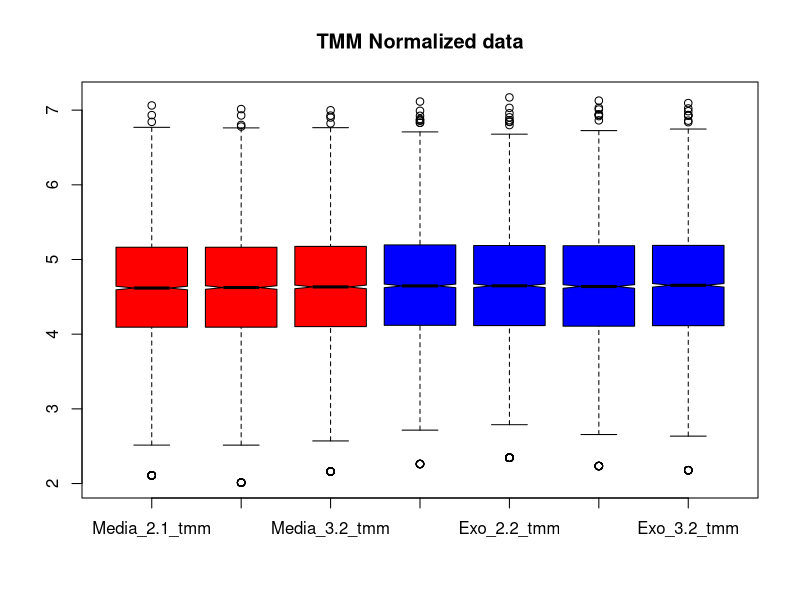
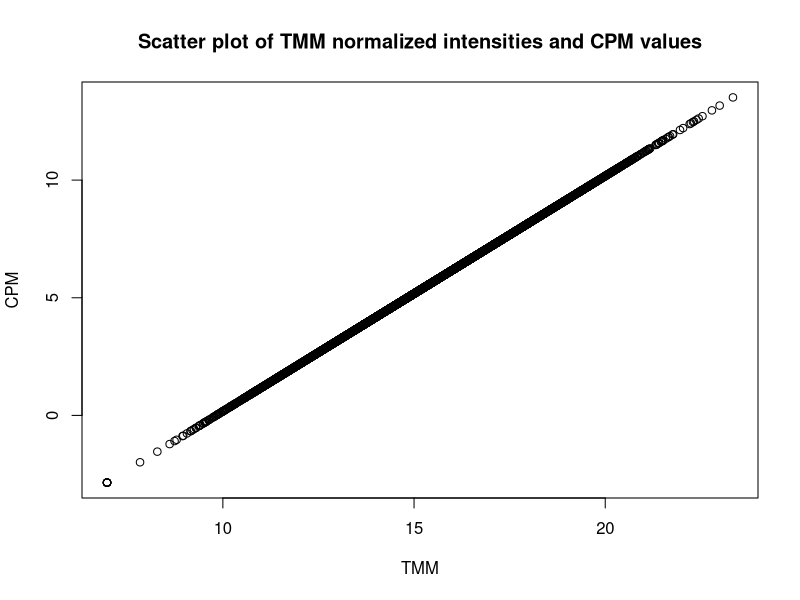
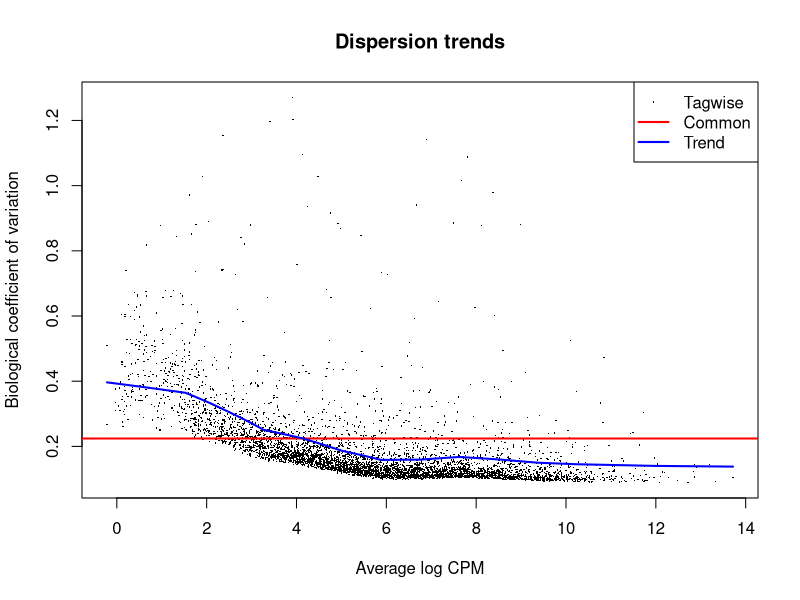
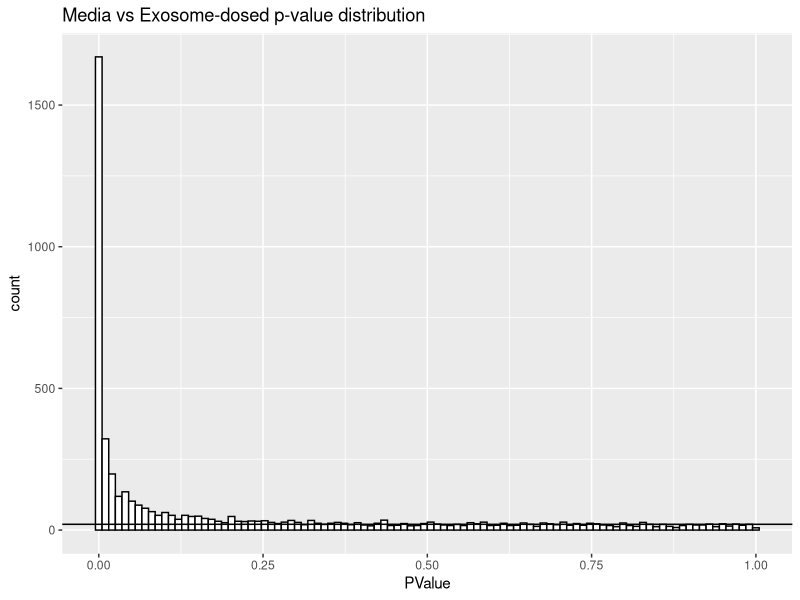
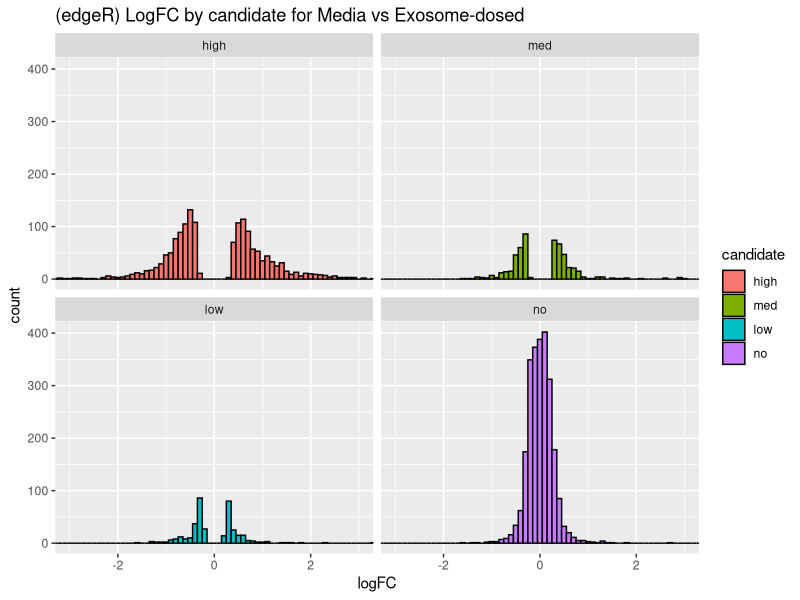
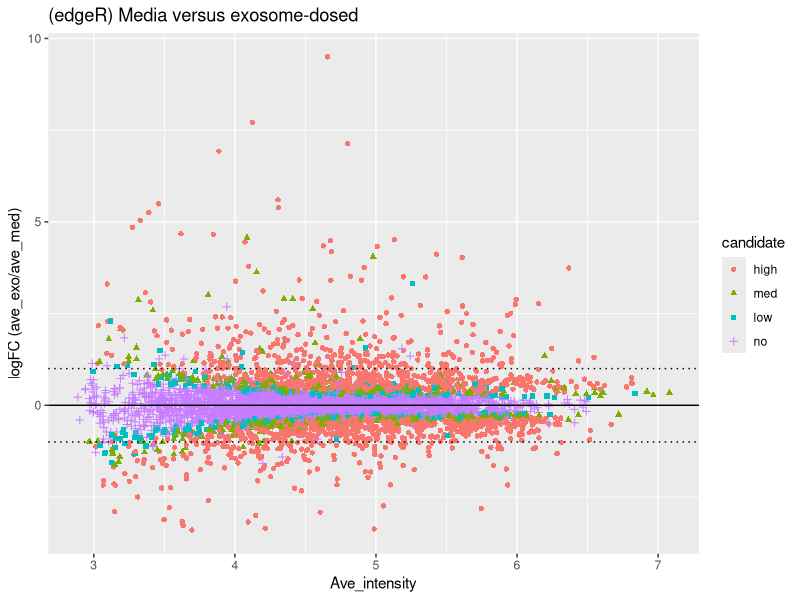
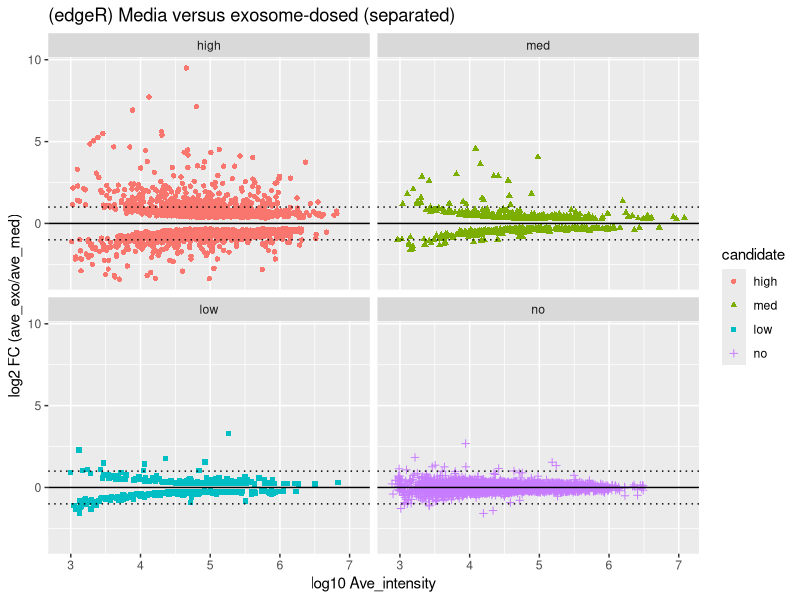
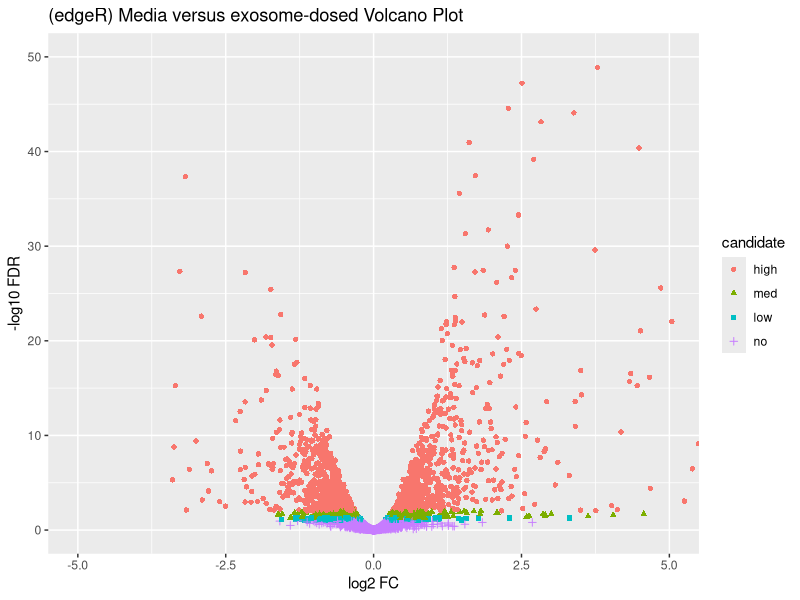

Write the R code that produced these figures, in order.

# load libraries
library("tidyverse")
library("psych")
library("gridExtra")
library("scales")
library("limma") 
library("edgeR") 

# read the grouped protein summary file
paw_raw <- read_tsv("grouped_protein_summary_TMT_8_sorted.txt", skip = 4,
                    n_max = 5427, guess_max = 5427)

# extract protein accession column and TMT data
# need to exclude any rows with an entry in "Filter" column
# there are also 4 unused channels (of 11-plex slots)
paw_tmt <- paw_raw %>% 
  filter(., is.na(Filter)) %>%
  select(Accession, starts_with("TotInt_")) %>%
  select(-contains("127N"), -contains("128N"), -contains("130N"), -contains("131C"))

# separate accessions from the data
accession <- paw_tmt$Accession
paw_tmt <- paw_tmt %>% select(-Accession)

# rename the columns and gather the conditions
colnames(paw_tmt) <- c("Media_2.1", "Exo_2.1", "Exo_2.2", "Media_2.2",
                      "Exo_3.1", "Exo_3.2", "Media_3.2")
paw_tmt <- paw_tmt %>% select(contains("Media"), contains("Exo"))

head(paw_tmt)
nrow(paw_tmt)

# define the experimental groups
group <- c(rep("media", 3), rep("exosome", 4))

# define a scale parameter for playing purposes
scale <- 1.0

# load the data in DGEList object
y <- DGEList(counts = paw_tmt/scale, group = group, genes = accession)
y$samples

# run the TMM normalization
y <- calcNormFactors(y)

# set colors for plotting
color <- c(rep("red", 3), rep("blue", 4))

# function to compute the normalized intensities
apply_tmm_factors <- function(y, color = NULL, plot = TRUE) {
    # computes the tmm normalized data from the DGEList object
        # y - DGEList object
        # returns a dataframe with normalized intensities
    
    # compute grand total (library size) scalings
    lib_facs <- mean(y$samples$lib.size) / y$samples$lib.size

    # the TMM factors are library adjustment factors (so divide by them)
    norm_facs <- lib_facs / y$samples$norm.factors
    cat("Overall Factors (lib.size+TMM):\n", sprintf("%-5s -> %f\n", 
                                                     colnames(y$counts), norm_facs))

    # compute the normalized data as a new data frame
    tmt_tmm <- as.data.frame(sweep(y$counts, 2, norm_facs, FUN = "*"))
    colnames(tmt_tmm) <- str_c(colnames(y$counts), "_tmm")
    
    # visualize results and return data frame
    if(plot == TRUE) {
        boxplot(log10(tmt_tmm), col = color, notch = TRUE, main = "TMM Normalized data")
    }
    tmt_tmm
}

# get the normalized data values
paw_tmt_tmm <- apply_tmm_factors(y, color)

# get the cpm matrix and the log2 cpm matrix
cpm_tmt <- cpm(y, log = FALSE)
lcpm <- cpm(y, log = TRUE)

# check lcpm
class(lcpm)
head(lcpm)

# see how media samples correlate
x <- data.frame(log2(rowMeans(paw_tmt_tmm[, 1:3])), log2(rowMeans(cpm_tmt[, 1:3])))
colnames(x) <- c('TMM', 'CPM')
plot(x, main = "Scatter plot of TMM normalized intensities and CPM values")

# we need to get the trended dispersion estimates
y <- estimateDisp(y)
plotBCV(y, main = "Dispersion trends")

collect_results <- function(df, tt, x, xlab, y, ylab) {
    # Computes new columns and extracts some columns to make results frame
        # df - data in data.frame
        # tt - top tags from edgeR test
        # x - columns for first condition
        # xlab - label for x
        # y - columns for second condition
        # ylab - label for y
        # returns a new dataframe
    
    # condition average vectors
    ave_x <- rowMeans(df[x])
    ave_y <- rowMeans(df[y])
    
    # FC, direction, candidates
    fc <- ifelse(ave_y > ave_x, (ave_y / ave_x), (-1 * ave_x / ave_y))
    direction <- ifelse(ave_y > ave_x, "up", "down")
    candidate <- cut(tt$FDR, breaks = c(-Inf, 0.01, 0.05, 0.10, 1.0), 
                     labels = c("high", "med", "low", "no"))

    # make data frame
    temp <- cbind(df[c(x, y)], data.frame(logFC = tt$logFC, FC = fc, 
                                          PValue = tt$PValue, FDR = tt$FDR, 
                                          ave_x = ave_x, ave_y = ave_y, 
                                          direction = direction, candidate = candidate, 
                                          Acc = tt$genes)) 
    
    # fix column headers for averages
    names(temp)[names(temp) %in% c("ave_x", "ave_y")]  <- str_c("ave_", c(xlab, ylab))    
    
    temp # return the data frame
}

# compute the exact test models, p-values, FC, etc.
et <- exactTest(y, pair = c("media", "exosome"))

# define variables for the columns in each condition
M <- 1:3
E <- 4:7

# make the results table 
tt <- topTags(et, n = Inf, sort.by = "none")$table
med_exo <- collect_results(paw_tmt_tmm, tt, M, "med", E, "exo")

pvalue_plot <- function(results, title) {
    # Makes p-value distribution plots
        # results - results data frame
        # title - plot title
    ggplot(results, aes(PValue)) + 
        geom_histogram(bins = 100, fill = "white", color = "black") +
        geom_hline(yintercept = mean(hist(results$PValue, breaks = 100, 
                                     plot = FALSE)$counts[26:100])) +
        ggtitle(str_c(title, " p-value distribution"))
}

# check the p-value distrubution
pvalue_plot(med_exo, "Media vs Exosome-dosed")

# see how many up and down candidates (10% FDR)
summary(decideTests(et, p.value = 0.10))

# see which proteins have the smallest p-values
topTags(et)$table

# see how many candidates are in each category
med_exo %>% count(candidate)

log2FC_plots <- function(results, range, title) {
    # Makes faceted log2FC plots by candidate
        # results - results data frame
        # range - plus/minus log2 x-axis limits
        # title - plot title
    ggplot(results, aes(x = logFC, fill = candidate)) +
        geom_histogram(binwidth=0.1, color = "black") +
        facet_wrap(~candidate) +
        ggtitle(title) + 
        coord_cartesian(xlim = c(-range, range))
}

# can look at log2FC distributions as a check
log2FC_plots(med_exo, 3, "(edgeR) LogFC by candidate for Media vs Exosome-dosed")

transform <- function(results, x, y) {
    # Make data frame with some transformed columns
        # results - results data frame
        # x - columns for x condition
        # y - columns for y condition
        # return new data frame
    df <- data.frame(log10((results[x] + results[y])/2), 
                     log2(results[y] / results[x]), 
                     results$candidate,
                     -log10(results$FDR))
    colnames(df) <- c("A", "M", "candidate", "P")
    df # return the frame
}

MA_plots <- function(results, x, y, title, make_facet = TRUE) {
    # makes MA-plot DE candidate ggplots
        # results - data frame with edgeR results and some condition average columns
        # x - string for x-axis column
        # y - string for y-axis column
        # title - title string to use in plots
        # make_facet - flag to plot facet views
        # returns a list of plots 
    
    # uses transformed data
    temp <- transform(results, x, y)
    
    # 2-fold change lines
    ma_lines <- list(geom_hline(yintercept = 0.0, color = "black"),
                     geom_hline(yintercept = 1.0, color = "black", linetype = "dotted"),
                     geom_hline(yintercept = -1.0, color = "black", linetype = "dotted"))

    # make main MA plot
    ma <- ggplot(temp, aes(x = A, y = M)) +
        geom_point(aes(color = candidate, shape = candidate)) +
        scale_y_continuous(paste0("logFC (", y, "/", x, ")")) +
        scale_x_continuous("Ave_intensity") +
        ggtitle(title) + 
        ma_lines
    
    # make separate MA plots
    if (make_facet == TRUE) {
        ma_facet <- ggplot(temp, aes(x = A, y = M)) +
            geom_point(aes(color = candidate, shape = candidate)) +
            scale_y_continuous(paste0("log2 FC (", y, "/", x, ")")) +
            scale_x_continuous("log10 Ave_intensity") +
            ma_lines +
            facet_wrap(~ candidate) +
            ggtitle(str_c(title, " (separated)"))
    }

    # make the plots visible
    print(ma)
    if (make_facet == TRUE) {
        print(ma_facet)
    }
}    

# MA plots of DE candidates
MA_plots(med_exo, "ave_med", "ave_exo", "(edgeR) Media versus exosome-dosed")

scatter_plots <- function(results, x, y, title, make_facet = TRUE) {
    # makes scatter-plot DE candidate ggplots
        # results - data frame with edgeR results and some condition average columns
        # x - string for x-axis column
        # y - string for y-axis column
        # title - title string to use in plots
        # make_facet - flag to plot facet views
        # returns a list of plots
    
    # 2-fold change lines
    scatter_lines <- list(geom_abline(intercept = 0.0, slope = 1.0, color = "black"),
                          geom_abline(intercept = 0.301, slope = 1.0, color = "black", linetype = "dotted"),
                          geom_abline(intercept = -0.301, slope = 1.0, color = "black", linetype = "dotted"),
                          scale_y_log10(),
                          scale_x_log10())

    # make main scatter plot
    scatter <- ggplot(results, aes_string(x, y)) +
        geom_point(aes(color = candidate, shape = candidate)) +
        ggtitle(title) + 
        scatter_lines

    # make separate scatter plots
    if (make_facet == TRUE) {
        scatter_facet <- ggplot(results, aes_string(x, y)) +
            geom_point(aes(color = candidate, shape = candidate)) +
            scatter_lines +
            facet_wrap(~ candidate) +
            ggtitle(str_c(title, " (separated)")) 
    }

    # make the plots visible
    print(scatter)
    if (make_facet == TRUE) {
        print(scatter_facet)
    }
}

#scatter_plots(med_exo, "ave_med", "ave_exo", "(edgeR) Media versus exosome-dosed")

volcano_plot <- function(results, x, y, title, ymax) {
    # makes a volcano plot
        # results - a data frame with edgeR results
        # x - string for the x-axis column
        # y - string for y-axis column
        # ymax - upper limit for y-axis
        # title - plot title string
    
    # uses transformed data
    temp <- transform(results, x, y)
    
    # build the plot
    ggplot(temp, aes(x = M, y = P)) +
        geom_point(aes(color = candidate, shape = candidate)) +
        xlab("log2 FC") +
        ylab("-log10 FDR") +
        coord_cartesian(xlim = c(-5, 5), ylim = c(0, ymax)) + 
        ggtitle(str_c(title, " Volcano Plot"))
}

# finally, a volcano plot
volcano_plot(med_exo, "ave_med", "ave_exo", "(edgeR) Media versus exosome-dosed", 50)

# function to extract the identifier part of the accesssion
get_identifier <- function(accession) {
    identifier <- str_split(accession, "\\|", simplify = TRUE)
    identifier[,3]
}

set_plot_dimensions <- function(width_choice, height_choice) {
    options(repr.plot.width=width_choice, repr.plot.height=height_choice)
}

plot_top_tags <- function(results, nleft, nright, top_tags, prefix) {
    # results should have data first, then test results (two condition summary table)
    # nleft, nright are number of data points in each condition
    # top_tags is number of up and number of down top DE candidates to plot
    # get top up-regulated
    up <- results %>% 
        filter(logFC >= 0) %>%
        arrange(FDR)
    up <- up[1:top_tags, ]
    
    # get top down-regulated
    down <- results %>% 
        filter(logFC < 0) %>%
        arrange(FDR)
    down <- down[1:top_tags, ]
    
    # pack them
    proteins <- rbind(up, down)
        
    color = c(rep("red", nleft), rep("blue", nright))
    for (row_num in 1:nrow(proteins)) {
        row <- proteins[row_num, ]
        vec <- as.vector(unlist(row[1:(nleft + nright)]))
        names(vec) <- colnames(row[1:(nleft + nright)])
        title <- str_c(prefix, get_identifier(row$Acc), 
                       ", int: ", scientific(mean(vec), 2), 
                       ", p-val: ", scientific(row$FDR, digits = 3), 
                       ", FC: ", round(row$FC, digits = 1))
        barplot(vec, col = color, main = title)
    }    
}

# plot the top 10 up and 10 down proteins
set_plot_dimensions(7, 4)
plot_top_tags(med_exo, 3, 4, 10, "(edgeR) ")
set_plot_dimensions(7, 7)

# set up the design matrix and the contrast
group <- as.factor(c(rep("media", 3), rep("exosome", 4)))
group <- factor(group, levels(group)[c(2, 1)]) # set the factor order
design <- model.matrix(~ 0 + group)
colnames(design) <- c("media", "exosome")

# see what the desgn matrix looks like
design

# define the comparison contrast
contrast <- makeContrasts(exosome-media, levels = design)
contrast

# run voom to get model weights for each intensity value
v <- voom(y, design, plot = TRUE)

# do the linear model fitting
vfit <- lmFit(v, design)

# get the fit for the contrast of interest
vfit <- contrasts.fit(vfit, contrast)

# do the empirical Bayes moderation of the test f statistic
efit <- eBayes(vfit)

# grab the information in topTable so we can get the data to plot candidates
# the coef parameter has to do with the contrast of interest
# specify no sorting of results and a number that is longer than the data table
tt_limma <- topTable(efit, coef = 1, sort.by = "none", number = Inf)

# let's see how many up and down candidates, and the top tags
summary(decideTests(efit, p.value = 0.10))
topTable(efit)

# get the CPM intensities
limma_PAW <- as.data.frame(cpm_tmt)

# add average ratio columns (non-logged ratios), fold-change column, and row names
limma_PAW$ave_med <- rowMeans(paw_tmt_tmm[M])
limma_PAW$ave_exo  <- rowMeans(paw_tmt_tmm[E])
limma_PAW$logFC <- log2(limma_PAW$ave_exo / limma_PAW$ave_med)
limma_PAW$FC <- ifelse(limma_PAW$ave_exo > limma_PAW$ave_med, 
                          (limma_PAW$ave_exo / limma_PAW$ave_med), 
                          (-1 * limma_PAW$ave_med / limma_PAW$ave_exo))
limma_PAW$Acc <- accession

# statisticl test results
limma_PAW$PValue <- tt_limma$P.Value
limma_PAW$FDR <- tt_limma$adj.P.Val

# add a DE candidate status column
limma_PAW$candidate <- cut(limma_PAW$FDR, breaks = c(-Inf, 0.01, 0.05, 0.10, 1.0), 
                           labels = c("high", "med", "low", "no"))

# count candidates
print("Candidate Counts:")
summary(limma_PAW$candidate)

# what does the test p-value distribution look like?
pvalue_plot(limma_PAW, "PAW data with limma")

# can look at log2FC distributions as a check
log2FC_plots(med_exo, 3, "(edgeR) LogFC by candidate")
log2FC_plots(limma_PAW, 3, "(limma) LogFC by candidate")

MA_plots(med_exo, "ave_med", "ave_exo", "PAW edgeR results")
MA_plots(limma_PAW, "ave_med", "ave_exo", "PAW limma results")

#scatter_plots(med_exo, "ave_med", "ave_exo", "PAW edgeR results")
#scatter_plots(ttest_PAW, "ave_med", "ave_exo", "PAW t-test results")

# compare volcano plots
volcano_plot(med_exo, "ave_med", "ave_exo", "PAW edgeR results", 40)
volcano_plot(med_exo, "ave_med", "ave_exo", "PAW edgeR results (expanded y-axis)", 6)
volcano_plot(limma_PAW, "ave_med", "ave_exo", "PAW limma results", 6)

set_plot_dimensions(7, 4)
plot_top_tags(limma_PAW, 3, 4, 10, "(limma) ")
set_plot_dimensions(7, 7)

for (cutoff in c(0.10, 0.05, 0.01)) {
    edgeR <- get_identifier(filter(med_exo, FDR < cutoff)$Acc)
    limma <- get_identifier(filter(limma_PAW, FDR < cutoff)$Acc)
    cat("cutoff:", cutoff, "\n")
    cat("number of candidates (edgeR, limma):", length(edgeR), length(limma), "\n")

    x_union <- union(edgeR, limma)
    x_intersect <- intersect(edgeR, limma)
    unique_edgeR <- setdiff(edgeR, limma)
    unique_limma <- setdiff(limma, edgeR)

    cat("union and intersection:", length(x_union), length(x_intersect), "\n")
    cat("intersection out of union:", round(length(x_intersect)/length(x_union), 2), "\n")
    cat("intersection out of edgeR:", round(length(x_intersect)/length(edgeR), 2), "\n")
    cat("intersection out of limma:", round(length(x_intersect)/length(limma), 2), "\n")
    cat("unique to each (edgeR, limma):", length(unique_edgeR), 
        length(unique_limma), "\n\n")
}

edgeR_candidates <- get_identifier(filter(med_exo, FDR < 0.10)$Acc)
limma_candidates <- get_identifier(filter(limma_PAW, FDR < 0.10)$Acc)
unique_edgeR_candidates <- setdiff(edgeR_candidates, limma_candidates)
unique_limma_candidates <- setdiff(limma_candidates, edgeR_candidates)

cat("Candidates in limma but not candidate (<0.1) in edgeR")
interesting_limma <- setdiff(unique_limma_candidates, edgeR_candidates)
length(interesting_limma)
cat("Candidates in edgeR but not candidate (<0.1) in limma")
interesting_edgeR <- setdiff(unique_edgeR_candidates, limma_candidates)
length(interesting_edgeR)

# explore high in limma but not high in edgeR (104)
interesting <- setdiff(unique_limma, edgeR_candidates) # high in limma but not a candidate in edgeR
not_interesting <- setdiff(unique_limma, interesting) # high in limma and also a candidate in edgeR
cat(length(interesting), length(not_interesting))

plot_selected <- function(results, nleft, nright, selected, prefix) {
    # results should have data first, then test results (two condition summary table)
    # nleft, nright are number of data points in each condition
    # selected is list of identifiers to plot
    proteins <- results
    proteins$ident <- get_identifier(results$Acc)
    proteins <- filter(proteins, ident %in% selected)
        
    color = c(rep("red", nleft), rep("blue", nright))
    for (row_num in 1:nrow(proteins)) {
        row <- proteins[row_num, ]
        vec <- as.vector(unlist(row[1:(nleft + nright)]))
        names(vec) <- colnames(row[1:(nleft + nright)])
        title <- str_c(prefix, row$ident, ", int: ", scientific(mean(vec), 2), 
                       ", p-val: ", scientific(row$FDR, digits = 3), 
                       ", FC: ", round(row$FC, digits = 1))
        barplot(vec, col = color, main = title)
    }    
}

#set_plot_dimensions(7, 4)
#plot_selected(limma_PAW, 3, 4, sample(not_interesting, 10), "(limma) ")
#set_plot_dimensions(7, 7)

# plot the t-test candidates that were not significant in edgeR
#set_plot_dimensions(7, 4)
#plot_selected(limma_PAW, 3, 4, interesting, "(limma) ")
#set_plot_dimensions(7, 7)

set_plot_dimensions(7, 7)
volcano_plot_facet <- function(results, x, y, other, title, ymax) {
    # makes a volcano plot
        # results - a data frame with edgeR results
        # x - string for the x-axis column
        # y - string for y-axis column
        # ymax - upper limit for y-axis
        # title - plot title string
        # other - candidate flags from the other test
    
    # uses transformed data
    temp <- transform(results, x, y)
    temp$other <- other
    
    # build the plot
    ggplot(temp, aes(x = M, y = P)) +
        geom_point(aes(color = candidate, shape = candidate), alpha = 0.5) +
        xlab("log2 FC") +
        ylab("-log10 FDR") +
        coord_cartesian(xlim = c(-5, 5), ylim = c(0, ymax)) + 
        facet_wrap(~ other) +
        ggtitle(str_c(title, " Volcano Plot"))
}

# cross-candidate faceted volcano plots
volcano_plot_facet(med_exo, "ave_med", "ave_exo", str_c("limma_", limma_PAW$candidate), 
                   "edgeR faceted by limma candidate", 10)

# with the tests switched
volcano_plot_facet(limma_PAW, "ave_med", "ave_exo", str_c("edgeR_", med_exo$candidate), 
                   "limma faceted by edgeR candidate", 5)

# save the testing results
#write.table(med_exo, file = "KUR1502_results_limma-voom.txt", sep = "\t",
#            row.names = FALSE, na = " ")

# log the session
sessionInfo()
